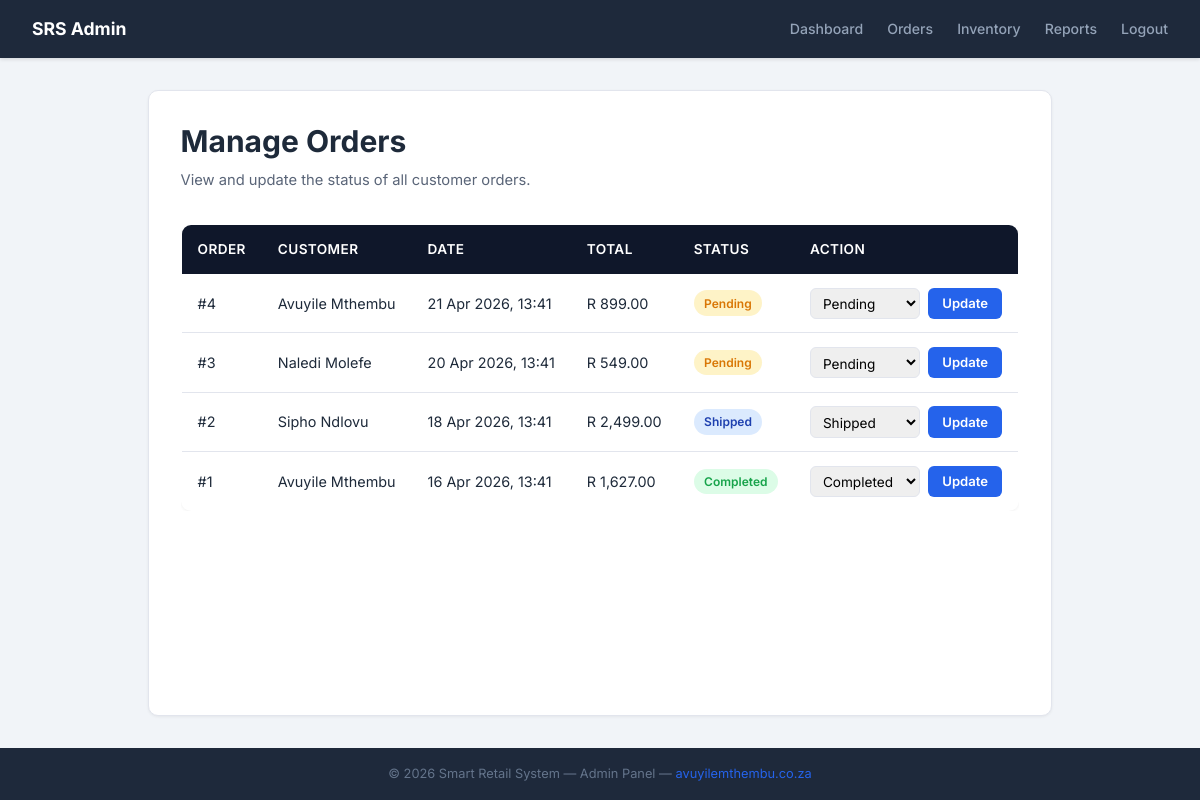
The app's page /admin/orders.php (signed in) with its own data.
### tables this page shows
CREATE TABLE IF NOT EXISTS `Orders` (
    `OrderID`           INT AUTO_INCREMENT PRIMARY KEY,
    `CustomerID`        INT NOT NULL,
    `OrderDate`         DATETIME DEFAULT CURRENT_TIMESTAMP,
    `Status`            VARCHAR(20) DEFAULT 'Pending',
    `TotalAmount`       DECIMAL(10,2),
    `ShippingAddressID` INT,
    FOREIGN KEY (`CustomerID`) REFERENCES `Customers`(`CustomerID`) ON DELETE CASCADE,
    FOREIGN KEY (`ShippingAddressID`) REFERENCES `Addresses`(`AddressID`) ON DELETE SET NULL
);

CREATE TABLE IF NOT EXISTS `Customers` (
    `CustomerID`     INT AUTO_INCREMENT PRIMARY KEY,
    `FirstName`      VARCHAR(100)  NOT NULL,
    `LastName`       VARCHAR(100)  NOT NULL,
    `Email`          VARCHAR(255)  NOT NULL UNIQUE,
    `PasswordHash`   VARCHAR(255)  NOT NULL,
    `PhoneNumber`    VARCHAR(15),
    `DateRegistered` DATETIME DEFAULT CURRENT_TIMESTAMP
);

### src/Order/OrderManager.php (called while the page is built, shortened)
<?php
class OrderManager {
    private $pdo;
    public function __construct(PDO $db_connection) {
        $this->pdo = $db_connection;
    }
    public function getAllOrders() {
        try {
            $stmt = $this->pdo->query(
                'SELECT o.OrderID, o.OrderDate, o.Status, o.TotalAmount,
                        c.FirstName, c.LastName
                 FROM Orders o
                 JOIN Customers c ON o.CustomerID = c.CustomerID
                 ORDER BY o.OrderDate DESC'
            );
            return $stmt->fetchAll();
        } catch (PDOException $e) {
            error_log('Failed to fetch all orders: ' . $e->getMessage());
            return [];
        }
    }
}

### src/Core/functions.php (called while the page is built, shortened)
<?php
function sanitize_output($data) {
    return htmlspecialchars((string)$data, ENT_QUOTES, 'UTF-8');
}
function format_price($amount) {
    return 'R ' . number_format((float)$amount, 2);
}

### public/admin/orders.php (the view, shortened to what this page needs)
<?php
require_once __DIR__ . '/../../src/Core/functions.php';
require_once __DIR__ . '/../../src/Order/OrderManager.php';
$pdo = get_db_connection();
$orderManager = new OrderManager($pdo);
$orders = $orderManager->getAllOrders();
require_once __DIR__ . '/../../templates/admin_header.php';
?>
<h1>Manage Orders</h1>
<p class="admin-subtitle">View and update the status of all customer orders.</p>
<?php if (empty($orders)): ?>
    <p class="text-muted">No orders found.</p>
<?php else: ?>
    <div class="table-wrap">
        <table class="data-table">
            <thead>
                <tr>
                    <th>Order</th>
                    <th>Customer</th>
                    <th>Date</th>
                    <th>Total</th>
                    <th>Status</th>
                    <th>Action</th>
                </tr>
            </thead>
            <tbody>
                <?php foreach ($orders as $order): ?>
                    <tr>
                        <td>#<?php echo sanitize_output($order['OrderID']); ?></td>
                        <td><?php echo sanitize_output($order['FirstName'] . ' ' . $order['LastName']); ?></td>
                        <td><?php echo date('d M Y, H:i', strtotime($order['OrderDate'])); ?></td>
                        <td><?php echo format_price($order['TotalAmount']); ?></td>
                        <td>
                            <span class="badge badge-<?php echo strtolower($order['Status']); ?>">
                                <?php echo sanitize_output($order['Status']); ?>
                            </span>
                        </td>
                        <td>
                            <form action="orders.php" method="POST" class="inline-form">
                                <select name="status">
                                    <?php foreach (['Pending','Processing','Shipped','Completed','Cancelled'] as $s): ?>
                                        <option value="<?php echo $s; ?>" <?php echo ($order['Status'] === $s) ? 'selected' : ''; ?>>
                                            <?php echo $s; ?>
                                        </option>
                                    <?php endforeach; ?>
                                </select>
                                <button type="submit" name="update_status" class="btn btn-sm">Update</button>
                            </form>
                        </td>
                    </tr>
                <?php endforeach; ?>
            </tbody>
        </table>
    </div>
<?php endif; ?>
<?php
require_once __DIR__ . '/../../templates/admin_footer.php';
?>

### public/css/style.css (style rules this page uses)
*, *::before, *::after { box-sizing: border-box; margin: 0; padding: 0; }
html { scroll-behavior: smooth; }
:root { --color-bg: #f5f6fa; --color-surface: #ffffff; --color-border: #e2e5ed; --color-text: #1e2a3a; --color-text-muted: #5a6578; --color-primary: #2563eb; --color-primary-hover: #1d4ed8; --color-accent: #e8590c; --color-accent-hover: #d14b08; --color-success: #16a34a; --color-success-bg: #dcfce7; --color-danger: #dc2626; --color-danger-bg: #fee2e2; --color-warning: #d97706; --color-warning-bg: #fef3c7; --color-info: #0284c7; --color-info-bg: #e0f2fe; --color-nav: #0f172a; --color-nav-text: #cbd5e1; --color-footer: #1e293b; --font-sans: 'Inter', system-ui, -apple-system, sans-serif; --fw-regular: 400; --fw-medium: 500; --fw-semi: 600; --fw-bold: 700; --space-xs: 0.25rem; --space-sm: 0.5rem; --space-md: 1rem; --space-lg: 1.5rem; --space-xl: 2rem; --space-2xl: 3rem; --space-3xl: 4rem; --radius-sm: 6px; --radius-md: 10px; --radius-lg: 16px; --radius-full: 50%; --shadow-sm: 0 1px 3px rgba(0, 0, 0, 0.06); --shadow-md: 0 4px 12px rgba(0, 0, 0, 0.08); --shadow-lg: 0 8px 24px rgba(0, 0, 0, 0.12); --shadow-xl: 0 16px 48px rgba(0, 0, 0, 0.14); --ease: cubic-bezier(0.4, 0, 0.2, 1); --duration: 0.25s; }
body { font-family: var(--font-sans); font-weight: var(--fw-regular); color: var(--color-text); background-color: var(--color-bg); line-height: 1.6; display: flex; flex-direction: column; min-height: 100vh; -webkit-font-smoothing: antialiased; }
h1, h2, h3, h4 { font-weight: var(--fw-bold); line-height: 1.25; color: var(--color-text); }
h1 { font-size: 1.875rem; }
.btn { display: inline-flex; align-items: center; justify-content: center; gap: var(--space-sm); padding: 0.65rem 1.4rem; border: none; border-radius: var(--radius-sm); font-family: var(--font-sans); font-size: 0.9rem; font-weight: var(--fw-semi); cursor: pointer; text-decoration: none; transition: all var(--duration) var(--ease); line-height: 1.4; }
.btn, .btn-primary { background: var(--color-primary); color: #ffffff; }
.btn-sm { padding: 0.4rem 0.9rem; font-size: 0.82rem; }
.data-table { width: 100%; border-collapse: collapse; background: var(--color-surface); border: 1px solid var(--color-border); border-radius: var(--radius-md); overflow: hidden; box-shadow: var(--shadow-sm); }
.data-table thead { background: var(--color-nav); color: #ffffff; }
.data-table th { padding: 0.85rem var(--space-md); text-align: left; font-weight: var(--fw-semi); font-size: 0.85rem; text-transform: uppercase; letter-spacing: 0.03em; }
.data-table td { padding: 0.85rem var(--space-md); border-bottom: 1px solid var(--color-border); font-size: 0.9rem; }
.data-table tbody tr:last-child td { border-bottom: none; }
.badge { display: inline-block; padding: 0.2rem 0.65rem; border-radius: 999px; font-size: 0.75rem; font-weight: var(--fw-semi); text-transform: capitalize; }
.badge-pending { background: var(--color-warning-bg); color: var(--color-warning); }
.badge-shipped { background: #dbeafe; color: #1e40af; }
.badge-completed { background: var(--color-success-bg); color: var(--color-success); }
.inline-form { display: flex; align-items: center; gap: var(--space-sm); }
.inline-form select, .inline-form input[type="number"] { padding: 0.35rem 0.5rem; border: 1px solid var(--color-border); border-radius: var(--radius-sm); font-family: var(--font-sans); font-size: 0.85rem; }
body.admin-body { background-color: #f1f4f8; }
.admin-main h1 { margin-bottom: var(--space-sm); }
.admin-subtitle { color: var(--color-text-muted); margin-bottom: var(--space-xl); font-size: 0.92rem; }
.table-wrap { overflow-x: auto; -webkit-overflow-scrolling: touch; }

### records on screen
orders: OrderID "4", CustomerID.LastName "Avuyile Mthembu", OrderDate "21 Apr 2026, 13:41", TotalAmount "R 899.00", Status "Pending", status "Pending"
orders: OrderID "3", CustomerID.LastName "Naledi Molefe", OrderDate "20 Apr 2026, 13:41", TotalAmount "R 549.00", Status "Pending", status "Pending"
orders: OrderID "2", CustomerID.LastName "Sipho Ndlovu", OrderDate "18 Apr 2026, 13:41", TotalAmount "R 2,499.00", Status "Shipped", status "Shipped"
orders: OrderID "1", CustomerID.LastName "Avuyile Mthembu", OrderDate "16 Apr 2026, 13:41", TotalAmount "R 1,627.00", Status "Completed", status "Completed"
